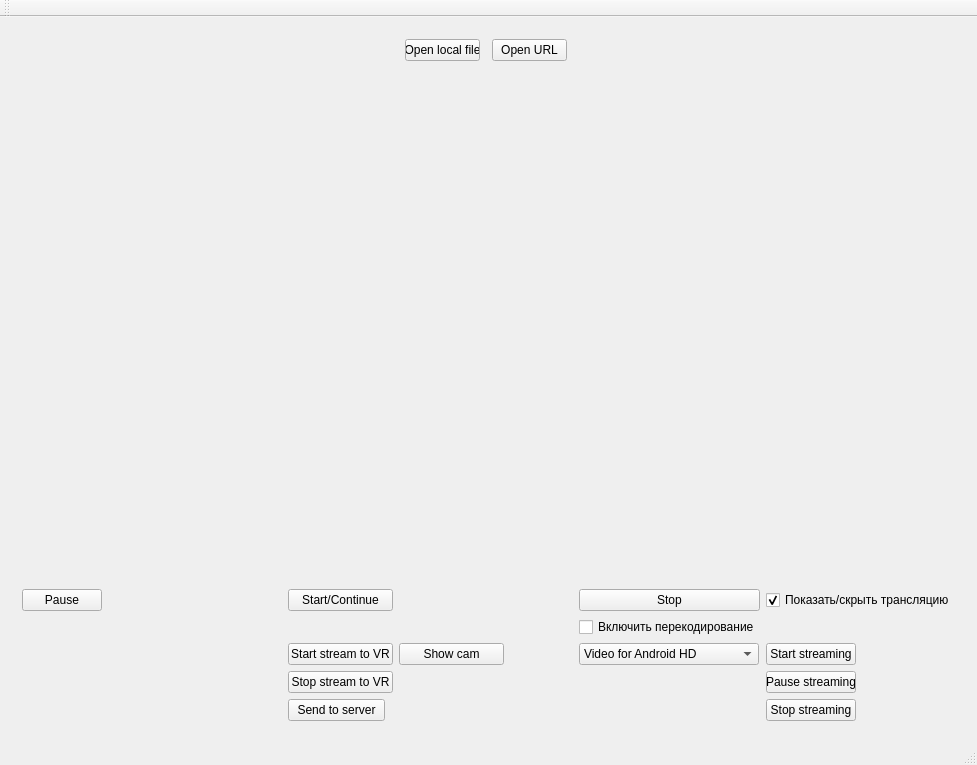
<?xml version="1.0" encoding="UTF-8"?>
<ui version="4.0">
 <class>MainWindow</class>
 <widget class="QMainWindow" name="MainWindow">
  <property name="geometry">
   <rect>
    <x>0</x>
    <y>0</y>
    <width>977</width>
    <height>765</height>
   </rect>
  </property>
  <property name="minimumSize">
   <size>
    <width>0</width>
    <height>0</height>
   </size>
  </property>
  <property name="windowTitle">
   <string>VR Video Player</string>
  </property>
  <widget class="QWidget" name="centralWidget">
   <layout class="QGridLayout" name="gridLayout">
    <item row="0" column="0">
     <widget class="QStackedWidget" name="Player_StackedWidget">
      <property name="currentIndex">
       <number>1</number>
      </property>
      <widget class="QWidget" name="page">
       <widget class="QPushButton" name="enter_button">
        <property name="geometry">
         <rect>
          <x>350</x>
          <y>200</y>
          <width>75</width>
          <height>23</height>
         </rect>
        </property>
        <property name="text">
         <string>ENTER</string>
        </property>
       </widget>
       <widget class="QComboBox" name="options_comboBox">
        <property name="geometry">
         <rect>
          <x>280</x>
          <y>160</y>
          <width>224</width>
          <height>20</height>
         </rect>
        </property>
        <item>
         <property name="text">
          <string>Видео с компа на очки</string>
         </property>
        </item>
        <item>
         <property name="text">
          <string>Видео с вебки на очки</string>
         </property>
        </item>
        <item>
         <property name="text">
          <string>С камеры очков на комп (и на очки)</string>
         </property>
        </item>
        <item>
         <property name="text">
          <string>Загрузка файлов (с командой запуска)</string>
         </property>
        </item>
       </widget>
      </widget>
      <widget class="QWidget" name="streamingPlayer">
       <layout class="QGridLayout" name="gridLayout_2">
        <item row="4" column="1">
         <widget class="VlcWidgetVolumeSlider" name="volume" native="true">
          <property name="sizePolicy">
           <sizepolicy hsizetype="Preferred" vsizetype="Maximum">
            <horstretch>0</horstretch>
            <verstretch>0</verstretch>
           </sizepolicy>
          </property>
          <property name="autoFillBackground">
           <bool>true</bool>
          </property>
         </widget>
        </item>
        <item row="6" column="1">
         <widget class="VlcWidgetSeek" name="seek" native="true">
          <property name="sizePolicy">
           <sizepolicy hsizetype="Preferred" vsizetype="Maximum">
            <horstretch>0</horstretch>
            <verstretch>0</verstretch>
           </sizepolicy>
          </property>
          <property name="autoFillBackground">
           <bool>true</bool>
          </property>
         </widget>
        </item>
        <item row="5" column="2">
         <widget class="QPushButton" name="connect_to_ver_button">
          <property name="maximumSize">
           <size>
            <width>105</width>
            <height>23</height>
           </size>
          </property>
          <property name="text">
           <string>Start stream to VR</string>
          </property>
         </widget>
        </item>
        <item row="3" column="3">
         <spacer name="horizontalSpacer_6">
          <property name="orientation">
           <enum>Qt::Horizontal</enum>
          </property>
          <property name="sizeHint" stdset="0">
           <size>
            <width>40</width>
            <height>20</height>
           </size>
          </property>
         </spacer>
        </item>
        <item row="4" column="4">
         <widget class="QCheckBox" name="checkBox__enable_coding">
          <property name="text">
           <string>Включить перекодирование</string>
          </property>
         </widget>
        </item>
        <item row="6" column="2">
         <widget class="QPushButton" name="stop_stream_to_vr">
          <property name="maximumSize">
           <size>
            <width>105</width>
            <height>23</height>
           </size>
          </property>
          <property name="text">
           <string>Stop stream to VR</string>
          </property>
         </widget>
        </item>
        <item row="6" column="5">
         <widget class="QPushButton" name="pause_streaming_button">
          <property name="maximumSize">
           <size>
            <width>90</width>
            <height>23</height>
           </size>
          </property>
          <property name="text">
           <string>Pause streaming</string>
          </property>
         </widget>
        </item>
        <item row="7" column="2">
         <widget class="QPushButton" name="send_to_server">
          <property name="minimumSize">
           <size>
            <width>97</width>
            <height>0</height>
           </size>
          </property>
          <property name="maximumSize">
           <size>
            <width>82</width>
            <height>16777215</height>
           </size>
          </property>
          <property name="text">
           <string>Send to server</string>
          </property>
          <property name="checkable">
           <bool>true</bool>
          </property>
         </widget>
        </item>
        <item row="7" column="5">
         <widget class="QPushButton" name="stop_streaming_button">
          <property name="maximumSize">
           <size>
            <width>90</width>
            <height>23</height>
           </size>
          </property>
          <property name="text">
           <string>Stop streaming</string>
          </property>
         </widget>
        </item>
        <item row="3" column="1">
         <spacer name="horizontalSpacer_5">
          <property name="orientation">
           <enum>Qt::Horizontal</enum>
          </property>
          <property name="sizeHint" stdset="0">
           <size>
            <width>40</width>
            <height>20</height>
           </size>
          </property>
         </spacer>
        </item>
        <item row="3" column="2">
         <widget class="QPushButton" name="start_continue_button">
          <property name="minimumSize">
           <size>
            <width>79</width>
            <height>0</height>
           </size>
          </property>
          <property name="text">
           <string>Start/Continue</string>
          </property>
          <property name="checkable">
           <bool>true</bool>
          </property>
         </widget>
        </item>
        <item row="3" column="4">
         <widget class="QPushButton" name="stop">
          <property name="minimumSize">
           <size>
            <width>79</width>
            <height>0</height>
           </size>
          </property>
          <property name="text">
           <string>Stop</string>
          </property>
         </widget>
        </item>
        <item row="5" column="5">
         <widget class="QPushButton" name="start_streaming_button">
          <property name="maximumSize">
           <size>
            <width>90</width>
            <height>23</height>
           </size>
          </property>
          <property name="text">
           <string>Start streaming</string>
          </property>
         </widget>
        </item>
        <item row="5" column="4">
         <widget class="QComboBox" name="comboBox_coding">
          <property name="maximumSize">
           <size>
            <width>180</width>
            <height>16777215</height>
           </size>
          </property>
          <property name="layoutDirection">
           <enum>Qt::LeftToRight</enum>
          </property>
          <property name="currentIndex">
           <number>5</number>
          </property>
          <item>
           <property name="text">
            <string>Video - H.264 + MP3(MP4)</string>
           </property>
          </item>
          <item>
           <property name="text">
            <string>Video - H.264 + MP3(TS)</string>
           </property>
          </item>
          <item>
           <property name="text">
            <string>Video - H.265 + MP3(MP4)</string>
           </property>
          </item>
          <item>
           <property name="text">
            <string>Video - MPEG-2 + MPGA</string>
           </property>
          </item>
          <item>
           <property name="text">
            <string>Audio - MP3</string>
           </property>
          </item>
          <item>
           <property name="text">
            <string>Video for Android HD</string>
           </property>
          </item>
         </widget>
        </item>
        <item row="3" column="5">
         <widget class="QCheckBox" name="checkBox_show_hide_stream">
          <property name="text">
           <string>Показать/скрыть трансляцию</string>
          </property>
          <property name="checked">
           <bool>true</bool>
          </property>
         </widget>
        </item>
        <item row="3" column="0">
         <widget class="QPushButton" name="pause">
          <property name="minimumSize">
           <size>
            <width>79</width>
            <height>0</height>
           </size>
          </property>
          <property name="text">
           <string>Pause</string>
          </property>
          <property name="checkable">
           <bool>true</bool>
          </property>
         </widget>
        </item>
        <item row="0" column="3">
         <layout class="QHBoxLayout" name="horizontalLayout">
          <item>
           <widget class="QPushButton" name="openLocal">
            <property name="maximumSize">
             <size>
              <width>75</width>
              <height>23</height>
             </size>
            </property>
            <property name="text">
             <string>Open local file</string>
            </property>
           </widget>
          </item>
          <item>
           <widget class="QPushButton" name="openUrl">
            <property name="maximumSize">
             <size>
              <width>75</width>
              <height>23</height>
             </size>
            </property>
            <property name="text">
             <string>Open URL</string>
            </property>
           </widget>
          </item>
         </layout>
        </item>
        <item row="2" column="0" colspan="6">
         <widget class="VlcWidgetVideo" name="videoSurface" native="true">
          <property name="minimumSize">
           <size>
            <width>0</width>
            <height>500</height>
           </size>
          </property>
         </widget>
        </item>
        <item row="1" column="3">
         <spacer name="verticalSpacer">
          <property name="orientation">
           <enum>Qt::Vertical</enum>
          </property>
          <property name="sizeHint" stdset="0">
           <size>
            <width>20</width>
            <height>40</height>
           </size>
          </property>
         </spacer>
        </item>
        <item row="5" column="3">
         <widget class="QPushButton" name="camera_show_button">
          <property name="maximumSize">
           <size>
            <width>105</width>
            <height>23</height>
           </size>
          </property>
          <property name="text">
           <string>Show cam</string>
          </property>
         </widget>
        </item>
       </layout>
      </widget>
     </widget>
    </item>
   </layout>
  </widget>
  <widget class="QMenuBar" name="menuBar">
   <property name="geometry">
    <rect>
     <x>0</x>
     <y>0</y>
     <width>977</width>
     <height>21</height>
    </rect>
   </property>
  </widget>
  <widget class="QToolBar" name="mainToolBar">
   <attribute name="toolBarArea">
    <enum>TopToolBarArea</enum>
   </attribute>
   <attribute name="toolBarBreak">
    <bool>false</bool>
   </attribute>
  </widget>
  <widget class="QStatusBar" name="statusBar"/>
 </widget>
 <layoutdefault spacing="6" margin="11"/>
 <customwidgets>
  <customwidget>
   <class>VlcWidgetVideo</class>
   <extends>QWidget</extends>
   <header location="global">VLCQtWidgets/WidgetVideo.h</header>
   <container>1</container>
   <slots>
    <signal>fullscreen()</signal>
    <slot>toggleFullscreen()</slot>
   </slots>
  </customwidget>
  <customwidget>
   <class>VlcWidgetVolumeSlider</class>
   <extends>QWidget</extends>
   <header location="global">VLCQtWidgets/WidgetVolumeSlider.h</header>
   <container>1</container>
   <slots>
    <slot>mute()</slot>
    <slot>volumeUp()</slot>
    <slot>volumeDown()</slot>
   </slots>
  </customwidget>
  <customwidget>
   <class>VlcWidgetSeek</class>
   <extends>QWidget</extends>
   <header location="global">VLCQtWidgets/WidgetSeek.h</header>
   <container>1</container>
  </customwidget>
 </customwidgets>
 <resources/>
 <connections/>
</ui>
